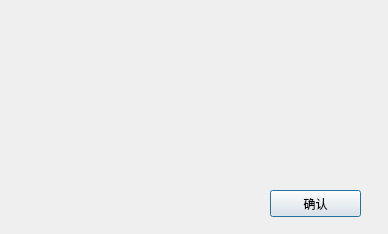
<?xml version="1.0" encoding="UTF-8"?>
<ui version="4.0">
 <class>AboutDialog</class>
 <widget class="QDialog" name="AboutDialog">
  <property name="geometry">
   <rect>
    <x>0</x>
    <y>0</y>
    <width>388</width>
    <height>234</height>
   </rect>
  </property>
  <property name="windowTitle">
   <string>Dialog</string>
  </property>
  <widget class="QPushButton" name="pushButton_confirm">
   <property name="geometry">
    <rect>
     <x>270</x>
     <y>190</y>
     <width>91</width>
     <height>27</height>
    </rect>
   </property>
   <property name="text">
    <string>确认</string>
   </property>
  </widget>
  <widget class="QLabel" name="label_aboutlogo">
   <property name="geometry">
    <rect>
     <x>20</x>
     <y>20</y>
     <width>71</width>
     <height>71</height>
    </rect>
   </property>
   <property name="text">
    <string> </string>
   </property>
  </widget>
  <widget class="QLabel" name="label_AboutInfo">
   <property name="geometry">
    <rect>
     <x>120</x>
     <y>20</y>
     <width>241</width>
     <height>161</height>
    </rect>
   </property>
   <property name="styleSheet">
    <string notr="true">font-size:15px;</string>
   </property>
   <property name="text">
    <string> </string>
   </property>
  </widget>
 </widget>
 <resources/>
 <connections/>
</ui>
